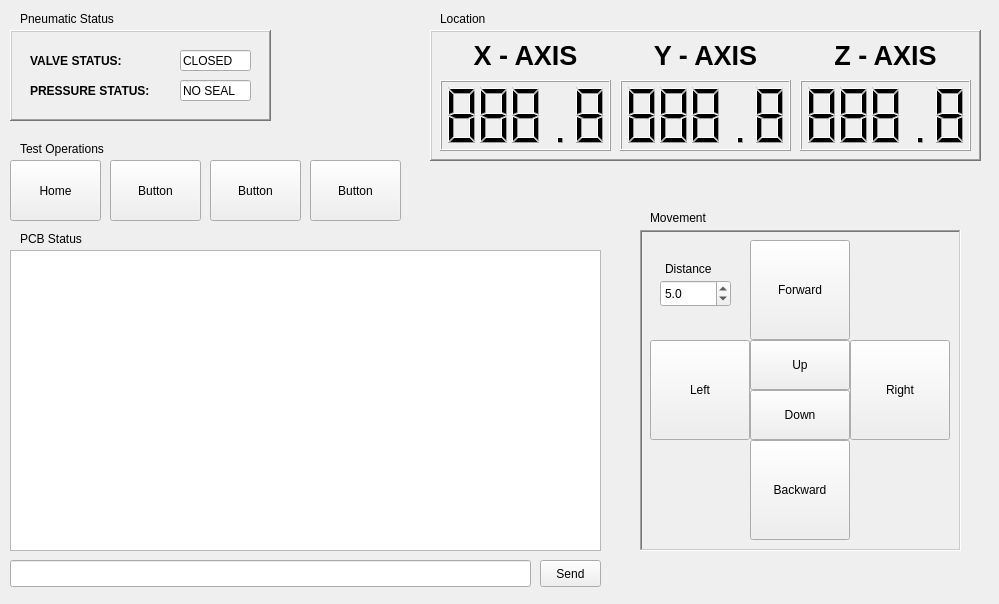
<?xml version="1.0" encoding="UTF-8"?>
<ui version="4.0">
 <class>ManualControlsWindow</class>
 <widget class="QWidget" name="ManualControlsWindow">
  <property name="geometry">
   <rect>
    <x>0</x>
    <y>0</y>
    <width>999</width>
    <height>604</height>
   </rect>
  </property>
  <property name="windowTitle">
   <string>Form</string>
  </property>
  <widget class="QLCDNumber" name="xNum">
   <property name="geometry">
    <rect>
     <x>440</x>
     <y>80</y>
     <width>171</width>
     <height>71</height>
    </rect>
   </property>
   <property name="frameShape">
    <enum>QFrame::Box</enum>
   </property>
   <property name="smallDecimalPoint">
    <bool>false</bool>
   </property>
   <property name="digitCount">
    <number>5</number>
   </property>
   <property name="segmentStyle">
    <enum>QLCDNumber::Filled</enum>
   </property>
   <property name="value" stdset="0">
    <double>888.799999999999955</double>
   </property>
  </widget>
  <widget class="QLCDNumber" name="yNum">
   <property name="geometry">
    <rect>
     <x>620</x>
     <y>80</y>
     <width>171</width>
     <height>71</height>
    </rect>
   </property>
   <property name="smallDecimalPoint">
    <bool>false</bool>
   </property>
   <property name="digitCount">
    <number>5</number>
   </property>
   <property name="mode">
    <enum>QLCDNumber::Dec</enum>
   </property>
   <property name="value" stdset="0">
    <double>888.799999999999955</double>
   </property>
  </widget>
  <widget class="QLCDNumber" name="zNum">
   <property name="geometry">
    <rect>
     <x>800</x>
     <y>80</y>
     <width>171</width>
     <height>71</height>
    </rect>
   </property>
   <property name="font">
    <font>
     <pointsize>20</pointsize>
    </font>
   </property>
   <property name="smallDecimalPoint">
    <bool>false</bool>
   </property>
   <property name="digitCount">
    <number>5</number>
   </property>
   <property name="value" stdset="0">
    <double>888.799999999999955</double>
   </property>
  </widget>
  <widget class="QPlainTextEdit" name="txtStatus">
   <property name="geometry">
    <rect>
     <x>10</x>
     <y>250</y>
     <width>591</width>
     <height>301</height>
    </rect>
   </property>
   <property name="readOnly">
    <bool>true</bool>
   </property>
  </widget>
  <widget class="QLabel" name="lblPCB">
   <property name="geometry">
    <rect>
     <x>20</x>
     <y>230</y>
     <width>81</width>
     <height>17</height>
    </rect>
   </property>
   <property name="text">
    <string>PCB Status</string>
   </property>
  </widget>
  <widget class="QPushButton" name="pushButton_7">
   <property name="geometry">
    <rect>
     <x>10</x>
     <y>160</y>
     <width>91</width>
     <height>61</height>
    </rect>
   </property>
   <property name="text">
    <string>Home</string>
   </property>
  </widget>
  <widget class="QPushButton" name="pushButton_8">
   <property name="geometry">
    <rect>
     <x>110</x>
     <y>160</y>
     <width>91</width>
     <height>61</height>
    </rect>
   </property>
   <property name="text">
    <string>Button</string>
   </property>
  </widget>
  <widget class="QPushButton" name="pushButton_9">
   <property name="geometry">
    <rect>
     <x>210</x>
     <y>160</y>
     <width>91</width>
     <height>61</height>
    </rect>
   </property>
   <property name="text">
    <string>Button</string>
   </property>
  </widget>
  <widget class="QFrame" name="frameMovement">
   <property name="geometry">
    <rect>
     <x>640</x>
     <y>230</y>
     <width>321</width>
     <height>321</height>
    </rect>
   </property>
   <property name="autoFillBackground">
    <bool>true</bool>
   </property>
   <property name="frameShape">
    <enum>QFrame::WinPanel</enum>
   </property>
   <property name="frameShadow">
    <enum>QFrame::Sunken</enum>
   </property>
   <widget class="QPushButton" name="btnForward">
    <property name="geometry">
     <rect>
      <x>110</x>
      <y>10</y>
      <width>100</width>
      <height>100</height>
     </rect>
    </property>
    <property name="text">
     <string>Forward</string>
    </property>
   </widget>
   <widget class="QPushButton" name="btnBackward">
    <property name="geometry">
     <rect>
      <x>110</x>
      <y>210</y>
      <width>100</width>
      <height>100</height>
     </rect>
    </property>
    <property name="text">
     <string>Backward</string>
    </property>
   </widget>
   <widget class="QPushButton" name="btnLeft">
    <property name="geometry">
     <rect>
      <x>10</x>
      <y>110</y>
      <width>100</width>
      <height>100</height>
     </rect>
    </property>
    <property name="text">
     <string>Left</string>
    </property>
   </widget>
   <widget class="QPushButton" name="btnRight">
    <property name="geometry">
     <rect>
      <x>210</x>
      <y>110</y>
      <width>100</width>
      <height>100</height>
     </rect>
    </property>
    <property name="text">
     <string>Right</string>
    </property>
   </widget>
   <widget class="QPushButton" name="btnUp">
    <property name="geometry">
     <rect>
      <x>110</x>
      <y>110</y>
      <width>100</width>
      <height>50</height>
     </rect>
    </property>
    <property name="text">
     <string>Up</string>
    </property>
   </widget>
   <widget class="QPushButton" name="btnDown">
    <property name="geometry">
     <rect>
      <x>110</x>
      <y>160</y>
      <width>100</width>
      <height>50</height>
     </rect>
    </property>
    <property name="text">
     <string>Down</string>
    </property>
   </widget>
   <widget class="QLabel" name="lblDist">
    <property name="geometry">
     <rect>
      <x>25</x>
      <y>30</y>
      <width>67</width>
      <height>17</height>
     </rect>
    </property>
    <property name="text">
     <string>Distance</string>
    </property>
   </widget>
   <widget class="QDoubleSpinBox" name="sbxDist">
    <property name="geometry">
     <rect>
      <x>20</x>
      <y>50</y>
      <width>71</width>
      <height>27</height>
     </rect>
    </property>
    <property name="decimals">
     <number>1</number>
    </property>
    <property name="maximum">
     <double>10.000000000000000</double>
    </property>
    <property name="singleStep">
     <double>0.100000000000000</double>
    </property>
    <property name="value">
     <double>5.000000000000000</double>
    </property>
   </widget>
  </widget>
  <widget class="QLabel" name="lblMovement">
   <property name="geometry">
    <rect>
     <x>650</x>
     <y>210</y>
     <width>91</width>
     <height>16</height>
    </rect>
   </property>
   <property name="font">
    <font>
     <weight>50</weight>
     <italic>false</italic>
     <bold>false</bold>
     <strikeout>false</strikeout>
     <kerning>true</kerning>
    </font>
   </property>
   <property name="text">
    <string>Movement</string>
   </property>
  </widget>
  <widget class="QFrame" name="frameLocation">
   <property name="geometry">
    <rect>
     <x>430</x>
     <y>30</y>
     <width>551</width>
     <height>131</height>
    </rect>
   </property>
   <property name="autoFillBackground">
    <bool>true</bool>
   </property>
   <property name="frameShape">
    <enum>QFrame::WinPanel</enum>
   </property>
   <property name="frameShadow">
    <enum>QFrame::Raised</enum>
   </property>
   <widget class="QLabel" name="lblX">
    <property name="geometry">
     <rect>
      <x>10</x>
      <y>0</y>
      <width>171</width>
      <height>51</height>
     </rect>
    </property>
    <property name="font">
     <font>
      <pointsize>20</pointsize>
      <weight>75</weight>
      <bold>true</bold>
     </font>
    </property>
    <property name="text">
     <string>X - AXIS</string>
    </property>
    <property name="alignment">
     <set>Qt::AlignCenter</set>
    </property>
   </widget>
   <widget class="QLabel" name="lblY">
    <property name="geometry">
     <rect>
      <x>190</x>
      <y>0</y>
      <width>171</width>
      <height>51</height>
     </rect>
    </property>
    <property name="font">
     <font>
      <pointsize>20</pointsize>
      <weight>75</weight>
      <bold>true</bold>
     </font>
    </property>
    <property name="text">
     <string>Y - AXIS</string>
    </property>
    <property name="alignment">
     <set>Qt::AlignCenter</set>
    </property>
   </widget>
   <widget class="QLabel" name="lblZ">
    <property name="geometry">
     <rect>
      <x>370</x>
      <y>0</y>
      <width>171</width>
      <height>51</height>
     </rect>
    </property>
    <property name="font">
     <font>
      <pointsize>20</pointsize>
      <weight>75</weight>
      <bold>true</bold>
     </font>
    </property>
    <property name="text">
     <string>Z - AXIS</string>
    </property>
    <property name="alignment">
     <set>Qt::AlignCenter</set>
    </property>
   </widget>
  </widget>
  <widget class="QLabel" name="lblLocation">
   <property name="geometry">
    <rect>
     <x>440</x>
     <y>10</y>
     <width>67</width>
     <height>17</height>
    </rect>
   </property>
   <property name="text">
    <string>Location</string>
   </property>
  </widget>
  <widget class="QLabel" name="lblPneumatic">
   <property name="geometry">
    <rect>
     <x>20</x>
     <y>10</y>
     <width>131</width>
     <height>17</height>
    </rect>
   </property>
   <property name="text">
    <string>Pneumatic Status</string>
   </property>
  </widget>
  <widget class="QFrame" name="framePneumatic">
   <property name="geometry">
    <rect>
     <x>10</x>
     <y>30</y>
     <width>261</width>
     <height>91</height>
    </rect>
   </property>
   <property name="autoFillBackground">
    <bool>true</bool>
   </property>
   <property name="frameShape">
    <enum>QFrame::WinPanel</enum>
   </property>
   <property name="frameShadow">
    <enum>QFrame::Raised</enum>
   </property>
   <widget class="QLineEdit" name="txtPressure">
    <property name="geometry">
     <rect>
      <x>170</x>
      <y>50</y>
      <width>71</width>
      <height>21</height>
     </rect>
    </property>
    <property name="text">
     <string>NO SEAL</string>
    </property>
    <property name="readOnly">
     <bool>true</bool>
    </property>
   </widget>
   <widget class="QLineEdit" name="txtValve">
    <property name="geometry">
     <rect>
      <x>170</x>
      <y>20</y>
      <width>71</width>
      <height>21</height>
     </rect>
    </property>
    <property name="text">
     <string>CLOSED</string>
    </property>
    <property name="readOnly">
     <bool>true</bool>
    </property>
   </widget>
   <widget class="QLabel" name="lblValveStatus">
    <property name="geometry">
     <rect>
      <x>20</x>
      <y>20</y>
      <width>111</width>
      <height>21</height>
     </rect>
    </property>
    <property name="font">
     <font>
      <weight>75</weight>
      <bold>true</bold>
     </font>
    </property>
    <property name="text">
     <string>VALVE STATUS:</string>
    </property>
   </widget>
   <widget class="QLabel" name="lblPressureStatus">
    <property name="geometry">
     <rect>
      <x>20</x>
      <y>50</y>
      <width>141</width>
      <height>21</height>
     </rect>
    </property>
    <property name="font">
     <font>
      <weight>75</weight>
      <bold>true</bold>
     </font>
    </property>
    <property name="text">
     <string>PRESSURE STATUS:</string>
    </property>
   </widget>
   <zorder>txtPressure</zorder>
   <zorder>txtValve</zorder>
   <zorder>lblValveStatus</zorder>
   <zorder>lblPressureStatus</zorder>
   <zorder>lblPCB</zorder>
   <zorder>txtStatus</zorder>
  </widget>
  <widget class="QLabel" name="label">
   <property name="geometry">
    <rect>
     <x>20</x>
     <y>140</y>
     <width>111</width>
     <height>17</height>
    </rect>
   </property>
   <property name="text">
    <string>Test Operations</string>
   </property>
  </widget>
  <widget class="QLineEdit" name="lineInput">
   <property name="geometry">
    <rect>
     <x>10</x>
     <y>560</y>
     <width>521</width>
     <height>27</height>
    </rect>
   </property>
  </widget>
  <widget class="QPushButton" name="btnSend">
   <property name="geometry">
    <rect>
     <x>540</x>
     <y>560</y>
     <width>61</width>
     <height>27</height>
    </rect>
   </property>
   <property name="text">
    <string>Send</string>
   </property>
  </widget>
  <widget class="QPushButton" name="pushButton_2">
   <property name="geometry">
    <rect>
     <x>310</x>
     <y>160</y>
     <width>91</width>
     <height>61</height>
    </rect>
   </property>
   <property name="text">
    <string>Button</string>
   </property>
  </widget>
  <zorder>framePneumatic</zorder>
  <zorder>frameLocation</zorder>
  <zorder>frameMovement</zorder>
  <zorder>xNum</zorder>
  <zorder>yNum</zorder>
  <zorder>zNum</zorder>
  <zorder>txtStatus</zorder>
  <zorder>lblPCB</zorder>
  <zorder>pushButton_7</zorder>
  <zorder>pushButton_8</zorder>
  <zorder>pushButton_9</zorder>
  <zorder>lblMovement</zorder>
  <zorder>lblLocation</zorder>
  <zorder>lblPneumatic</zorder>
  <zorder>label</zorder>
  <zorder>lineInput</zorder>
  <zorder>btnSend</zorder>
  <zorder>pushButton_2</zorder>
 </widget>
 <resources/>
 <connections/>
</ui>
